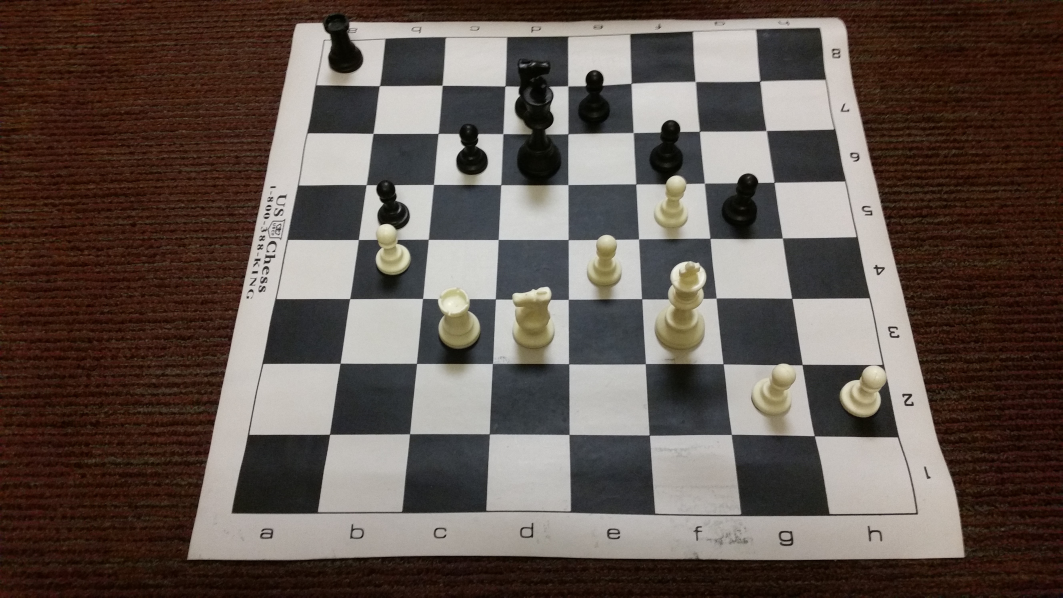
#> input picture img1.jpg, 5312 x 2988 px (shown at 1/5 size)
$ python board_old.py
#> lines starting #> are read from the running program, lines starting #| are printed output that depends on the picture; after the words box and inside, x2 and y2 are one past the last pixel; in counts of white or black regions, pixels touching at a corner belong together
### utils.py
import numpy as np

def convertTo8U(x):
	ret = 256*x
	if ret < 0:
		ret = 0
	if ret > 255:
		ret = 155
	return np.uint8(ret)

# [14 lines left out: functions thresholdBetween, image1pts, not called in this run]

### board_old.py
import cv2
import numpy as np
from utils import convertTo8U
from math import *

img = cv2.imread('img1.jpg',0)
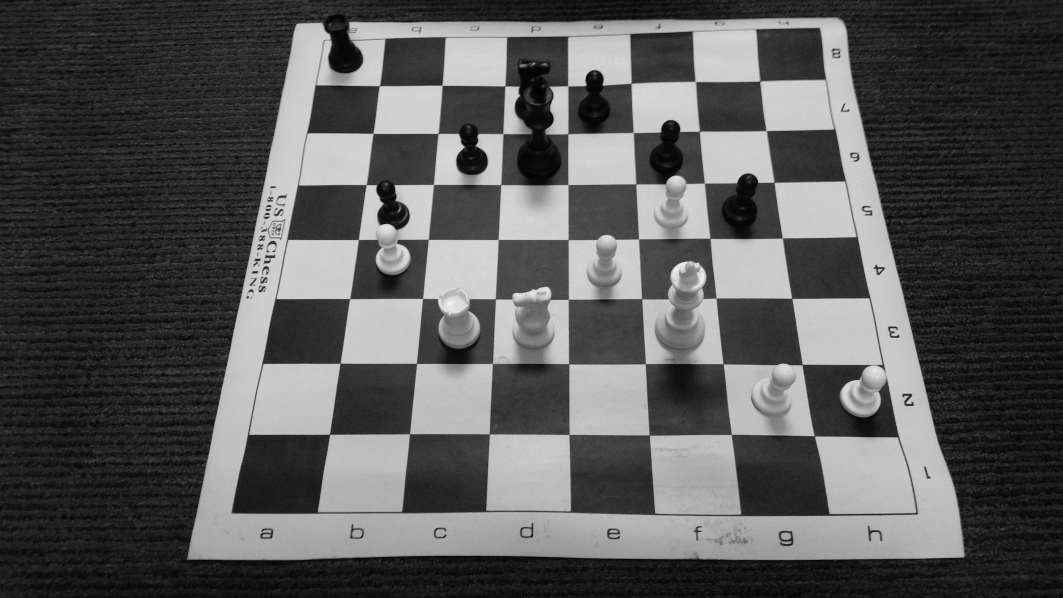
#> img: shape (2988, 5312) (shown at 1/5 size); min 0, max 253, mean 88
im = cv2.resize(img, (int(0.2*img.shape[1]), int(0.2*img.shape[0])))
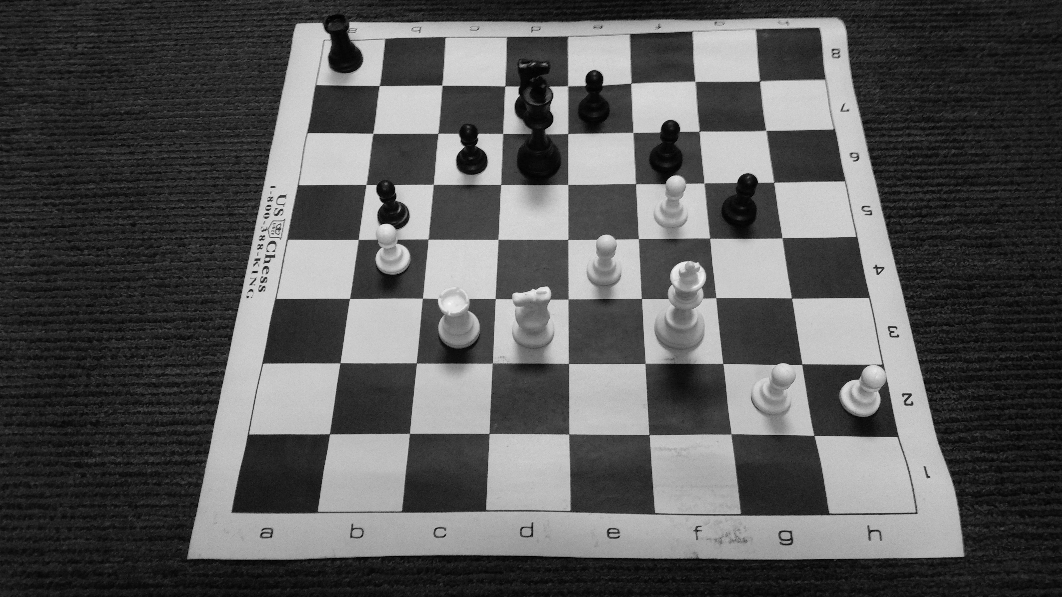
#> im: shape (597, 1062); min 0, max 248, mean 87.9

# Otsu's thresholding - doesn't work
# ret,thresh = cv2.threshold(im,0,255,cv2.THRESH_BINARY+cv2.THRESH_OTSU)
# cv2.imshow('otsu', thresh)

''' Edge Detection '''
# TODO: tune the minVal and maxVal parameters
edges = cv2.Canny(im, 100, 300)
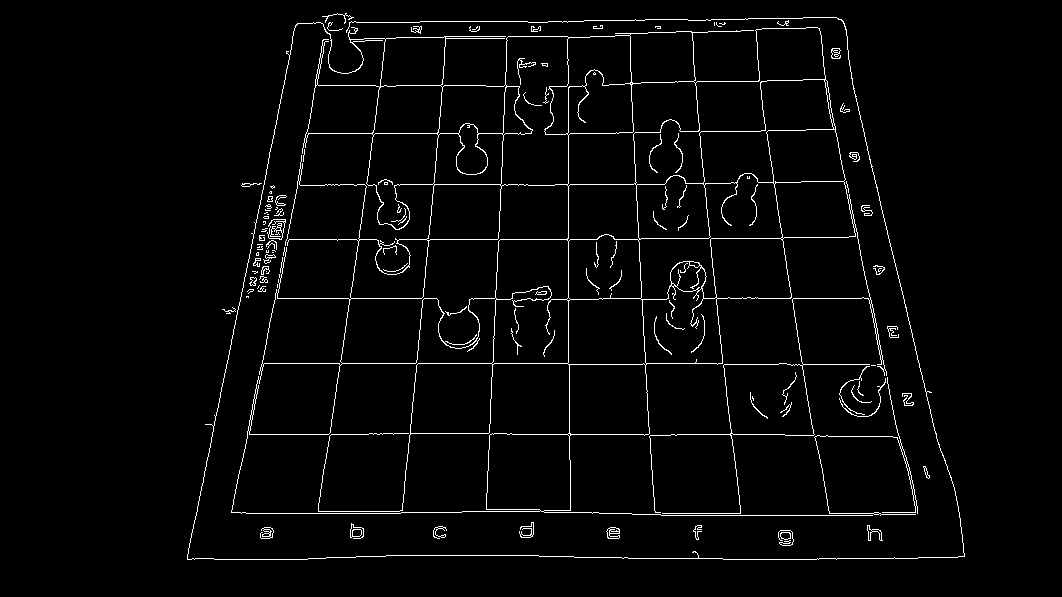
#> edges: shape (597, 1062); 2.8% white in thin lines or dots, all inside (x1, y1, x2, y2) = (187, 13, 965, 560)
# cv2.imshow('edges', edges)

''' Corner Detection '''
# Harris corner detection
dst = cv2.cornerHarris(im,5,5,0.01)
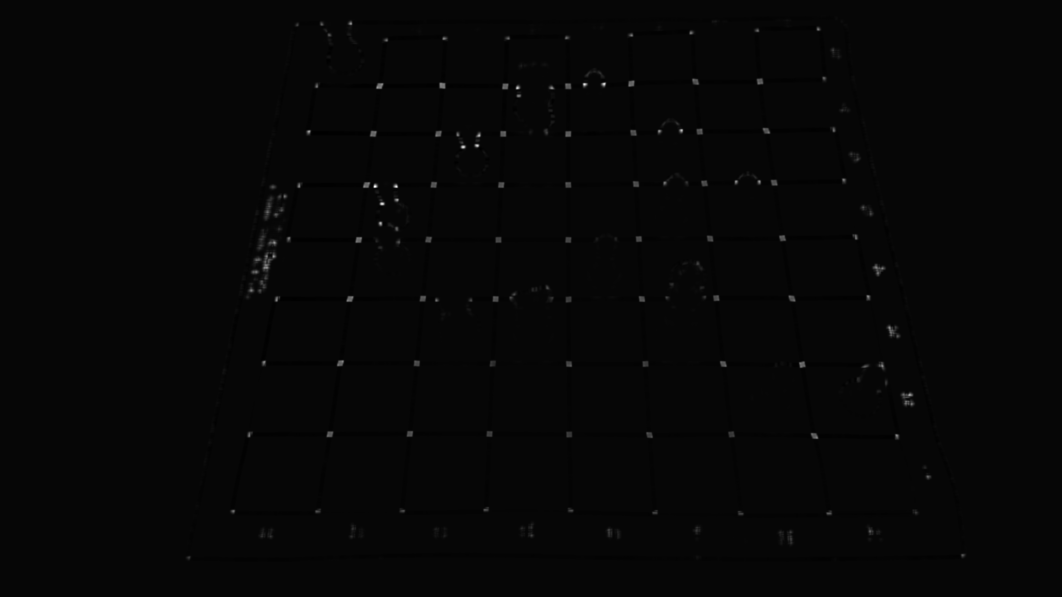
#> dst: shape (597, 1062) float32; min -0.0279, max 1.08, mean 0.00166; drawn with min black and max white
# np.savetxt('test.txt', dst)
f = np.vectorize(convertTo8U)
dst = f(dst)
# np.savetxt('dst.txt', dst)
# img_grey = cv2.cvtColor(dst, cv2.COLOR_BGR2GRAY)

# dst = cv2.convertScaleAbs(dst)
cv2.imshow('scaleabs', dst)

ret,thresh = cv2.threshold(dst,0,255,cv2.THRESH_BINARY+cv2.THRESH_OTSU)
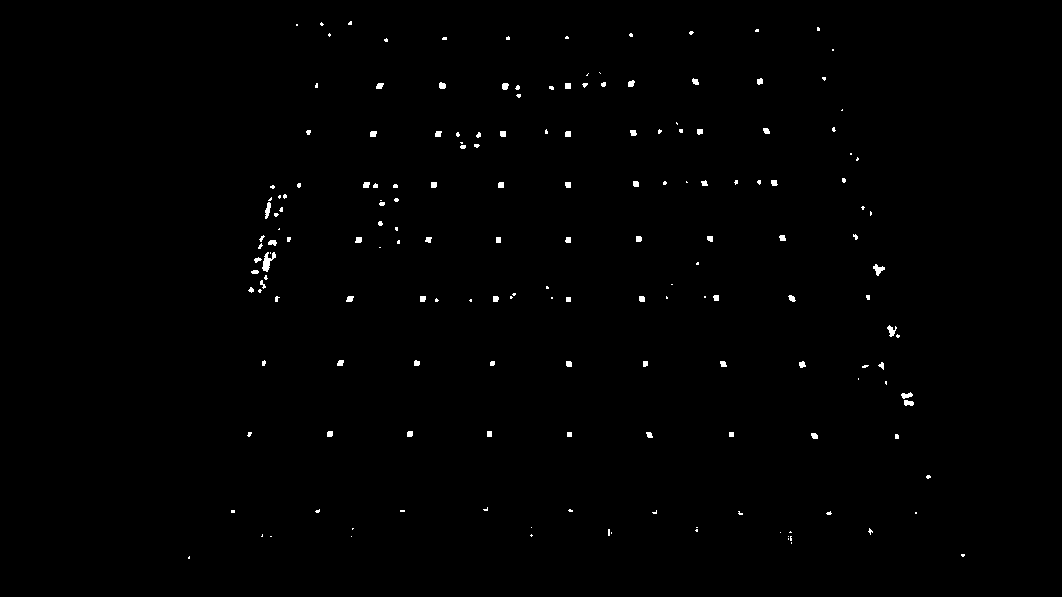
#> thresh: shape (597, 1062); 0.55% white; 176 white regions (108 under 20 px), largest, box (x1, y1, x2, y2) and area: (262, 252, 276, 272) 134, (873, 264, 885, 276) 72, (265, 202, 271, 219) 63
#> ret = 35
cv2.imshow('corners', thresh)

# [20 lines of commented-out code are left out]

''' Hough Transform '''

# [35 lines of commented-out code are left out]

cv2.waitKey(0)

$ run again, with img2.jpg copied over img1.jpg
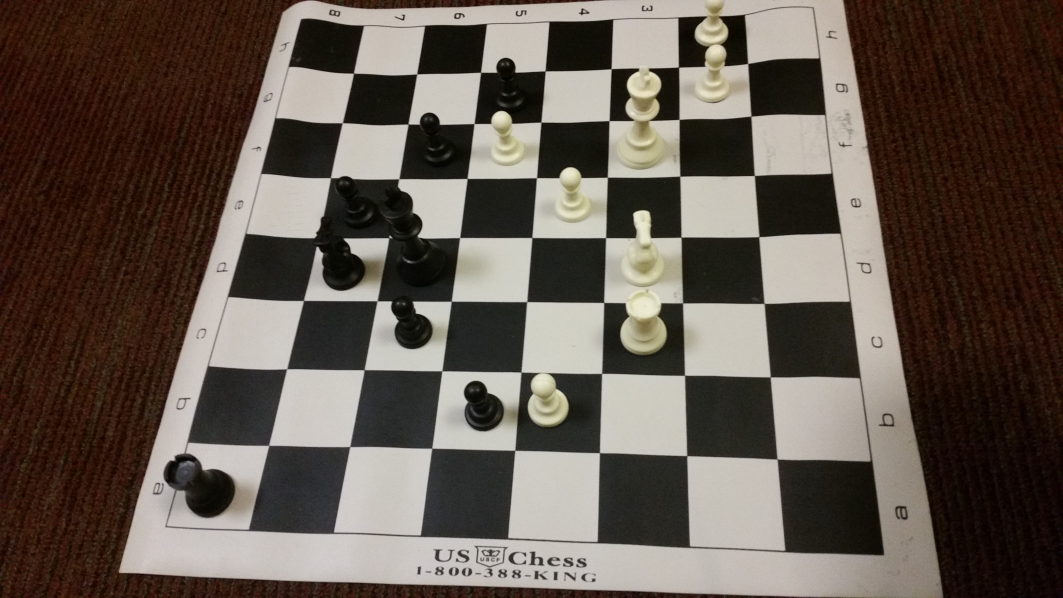
#> input picture img2.jpg, 5312 x 2988 px (shown at 1/5 size)
#> `edges = cv2.Canny(im, 100, 300)`:
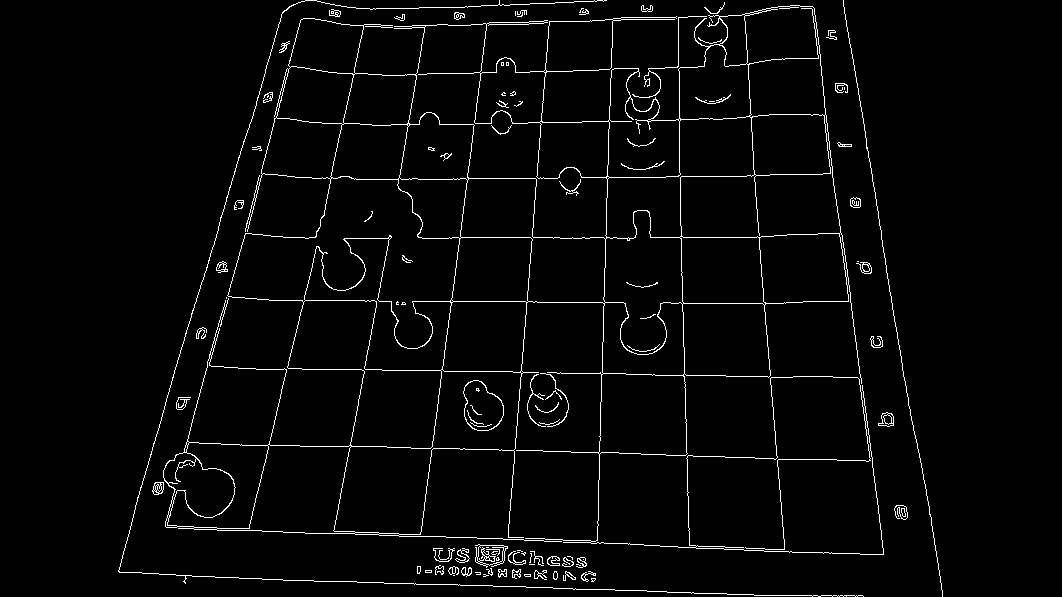
#> edges: shape (597, 1062); 2.9% white in thin lines or dots, all inside (x1, y1, x2, y2) = (118, 0, 943, 597)
#> `ret,thresh = cv2.threshold(dst,0,255,cv2.THRESH_BINARY+cv2.THRESH_OTSU)`:
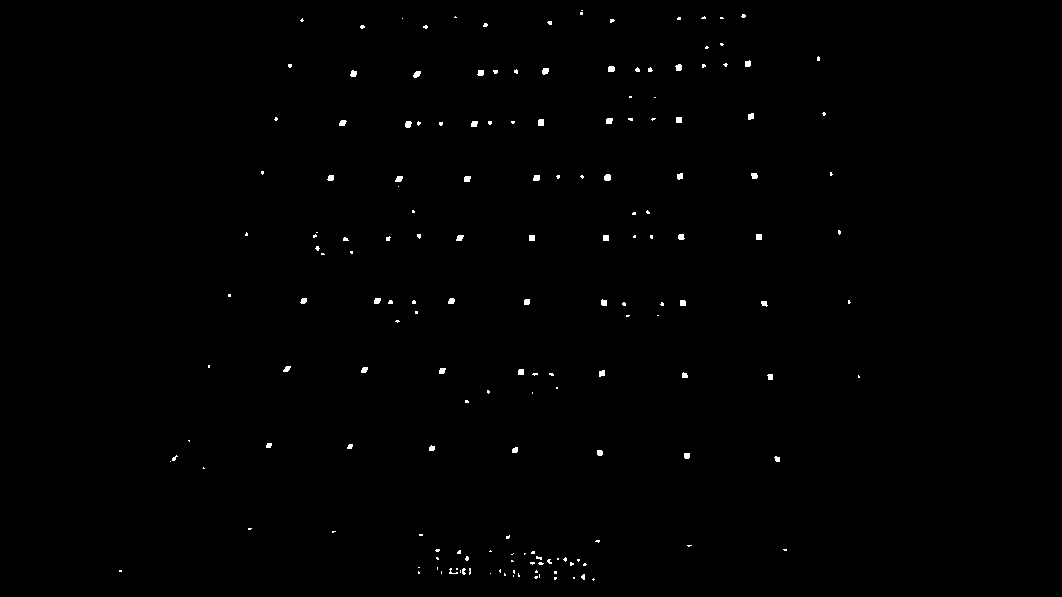
#> thresh: shape (597, 1062); 0.45% white; 172 white regions (123 under 20 px), largest, box (x1, y1, x2, y2) and area: (604, 174, 611, 181) 43, (538, 119, 544, 126) 41, (542, 68, 549, 75) 40
#> ret = 58
